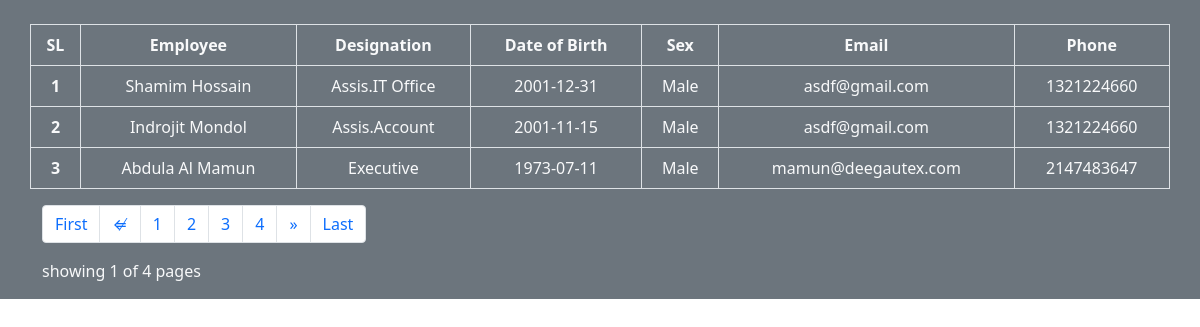
The page /pagination.php on the database its author committed.
### tables this page shows
CREATE TABLE `tb_employeeinfo` (
  `Id` int(11) NOT NULL,
  `E_Name` varchar(255) NOT NULL,
  `E_Designation` varchar(255) DEFAULT NULL,
  `E_Username` varchar(255) NOT NULL,
  `E_DOB` date DEFAULT NULL,
  `E_Gender` varchar(255) DEFAULT NULL,
  `E_Email` varchar(255) DEFAULT NULL,
  `E_Password` varchar(255) DEFAULT NULL,
  `E_Phone` int(11) DEFAULT NULL,
  `E_Status` int(11) DEFAULT NULL,
  `E_FatherName` varchar(255) DEFAULT NULL,
  `E_MotherName` varchar(255) DEFAULT NULL,
  `E_PresentAddress` varchar(255) DEFAULT NULL,
  `E_PermanentAddress` varchar(255) DEFAULT NULL,
  `E_EmargencyPhone` int(11) DEFAULT NULL,
  `E_Nationality` varchar(255) DEFAULT NULL,
  `E_MarritalStatus` varchar(255) DEFAULT NULL,
  `E_Religion` varchar(255) DEFAULT NULL,
  `E_NID` int(11) DEFAULT NULL,
  `E_OfficeId` int(11) DEFAULT NULL,
  `E_JoinDate` date DEFAULT NULL,
  `E_BloodGroup` varchar(255) DEFAULT NULL,
  `E_Image` varchar(255) DEFAULT NULL,
  `E_EvaluationPermission` int(11) DEFAULT NULL,
  `E_dep_id` int(11) DEFAULT NULL,
  `E_AccountPermittion` int(11) DEFAULT NULL
);

### pagination.php (the view, shortened to what this page needs)
<?php
include 'dbconfig.php';
$num_per_page = 3;
$i=1;
if(isset($_GET["pages"]))
{
    $pages=$_GET["pages"];
}
else
{
    $pages=1;
}
$start_from=($pages-1)*3;
$sqlData = "SELECT * FROM `tb_employeeinfo` limit $start_from, $num_per_page";
$sqlResult = mysqli_query($conn,$sqlData);
$sql = "SELECT * FROM tb_employeeinfo";
$res = mysqli_query($conn,$sql);
$total_record = mysqli_num_rows($res);
$total_pages = ceil($total_record/$num_per_page);
?>
<!DOCTYPE html>
<html lang="en">
<head>
    <link rel="stylesheet" href="https://cdnjs.cloudflare.com/ajax/libs/font-awesome/4.7.0/css/font-awesome.min.css">
    <link href="https://cdn.jsdelivr.net/npm/bootstrap@5.0.2/dist/css/bootstrap.min.css" rel="stylesheet">
    <link rel="stylesheet" href="salary.css"  media="screen">
    <link rel="stylesheet" href="styleProductFilter.css">
</head>
<body>
<section id="salary-section" class="bg-secondary text-light">
    <div class="container">
        <div class="row">
            <table class="table table-bordered text-light text-center  mt-4">
                <thead>
                    <tr>
                        <th scope="col">SL</th>
                        <th scope="col">Employee</th>
                        <th scope="col">Designation</th>
                        <th scope="col">Date of Birth</th>
                        <th scope="col">Sex</th>
                        <th scope="col">Email</th>
                        <th scope="col">Phone</th>
                    </tr>
                </thead>
                <tbody>
                    <?php
                    foreach($sqlResult as $row)
                    {?>
                    <tr>
                        <th><?php echo $i;?></th>
                        <td><?php echo $row['E_Name'];?></td>
                        <td><?php echo $row['E_Designation'];?></td>
                        <td><?php echo $row['E_DOB'];?></td>
                        <td><?php echo $row['E_Gender'];?></td>
                        <td><?php echo $row['E_Email'];?></td>
                        <td><?php echo $row['E_Phone'];?></td>
                        <?php $i++; }  ?>
                    </tr>
                </tbody>
            </table>
<nav aria-label="Page navigation example">
  <ul class="pagination">
    <li class="page-item"><a class="page-link" href="?pages=1">First</a></li>
    <li class="page-item">
    <?php
        if(isset($_GET['pages']) && $_GET['pages'] > 1){
            ?>
            <a class="page-link" href="?pages= <?php echo $_GET['pages'] - 1; ?> "><span aria-hidden="true">&laquo;</span></a>
            <?php
        }else{
            ?>
                <a class="page-link"><span aria-hidden="true">&#8653;</span></a>
            <?php
        }
    ?>
    </li>
    <?php
    for($i=1;$i<=$total_pages; $i++){
        ?><li class="page-item"><a class="page-link" href="?pages=<?php echo $i; ?>"><?php echo $i; ?></a></li><?php
    }
    ?>
    <li class="page-item">
    <?php
        if(!isset($_GET['pages'])){
            ?>
            <a class="page-link" href="?pages=2"><span aria-hidden="true">&raquo;</span></a>
            <?php
        }
    ?>
    </li>
    <li class="page-item"><a class="page-link" href="?pages=<?php echo $total_pages; ?>">Last</a></li>
  </ul>
</nav>
<div class="page-info">
    <?php
    if(!isset($_GET['pages'])){
        $page = 1;
    }
    else{
        $page = $_GET['pages'];
    }
    ?>
    <p>showing <?php echo $page ?>  of <?php echo $total_pages;?> pages </p>
</div>
        </div>
    </div>
</section>
</body>
</html>

### rows shown on the page
tb_employeeinfo: E_Name "Shamim Hossain", E_Designation "Assis.IT Office", E_DOB "2001-12-31", E_Gender "Male", E_Email "asdf@gmail.com", E_Phone "1321224660"
tb_employeeinfo: E_Name "Indrojit Mondol", E_Designation "Assis.Account", E_DOB "2001-11-15", E_Gender "Male", E_Email "asdf@gmail.com", E_Phone "1321224660"
tb_employeeinfo: E_Name "Abdula Al Mamun", E_Designation "Executive", E_DOB "1973-07-11", E_Gender "Male", E_Email "mamun@deegautex.com", E_Phone "2147483647"

### other values the page prints
$page "1"
$total_pages "4"
